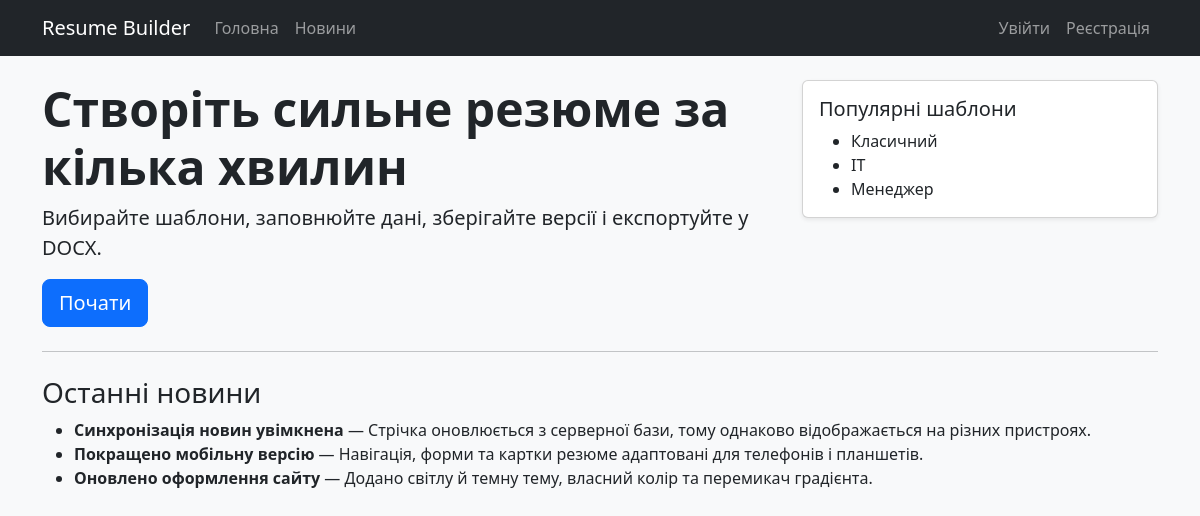
The page / on the database its author committed.
### builder/models.py (models this page shows, shortened)
class NewsItem(models.Model):
    CATEGORY_CHOICES = [
        ('updates', 'Оновлення сервісу'),
        ('features', 'Нові функції'),
        ('tips', 'Поради'),
        ('templates', 'Шаблони резюме'),
    ]
    STATUS_CHOICES = [
        ('published', 'Опубліковано'),
        ('draft', 'Чернетка'),
    ]
    title = models.CharField(max_length=200)
    content = models.TextField()
    image = models.ImageField(upload_to='news/', blank=True, null=True)
    author = models.ForeignKey(User, on_delete=models.SET_NULL, null=True, blank=True, related_name='news_items')
    created_at = models.DateTimeField(default=timezone.now)
    updated_at = models.DateTimeField(auto_now=True)
    category = models.CharField(max_length=20, choices=CATEGORY_CHOICES, default='updates')
    status = models.CharField(max_length=12, choices=STATUS_CHOICES, default='published')
    is_pinned = models.BooleanField(default=False)

### builder/views.py (the view)
# urls.py: path('', views.home, name='home'),
def home(request):
    return render(request, 'home.html', {'news_items': NewsItem.objects.order_by('-created_at')[:3]})

### builder/context_processors.py (called while the page is built)
def user_profile(request):
    if request.user.is_authenticated:
        profile = Profile.objects.filter(user=request.user).first()
        return {'user_profile': profile}
    return {'user_profile': None}

### templates/home.html
{% extends 'base.html' %}
{% block content %}
<div class="row g-4">
    <div class="col-lg-8">
        <h1 class="display-5 fw-bold">Створіть сильне резюме за кілька хвилин</h1>
        <p class="lead">Вибирайте шаблони, заповнюйте дані, зберігайте версії і експортуйте у DOCX.</p>
        <a class="btn btn-primary btn-lg" href="{% url 'templates_list' %}">Почати</a>
    </div>
    <div class="col-lg-4">
        <div class="card shadow-sm">
            <div class="card-body">
                <h5 class="card-title">Популярні шаблони</h5>
                <ul class="mb-0">
                    <li>Класичний</li>
                    <li>IT</li>
                    <li>Менеджер</li>
                </ul>
            </div>
        </div>
    </div>
</div>
<hr class="my-4">
<h3>Останні новини</h3>
<ul>
    {% for item in news_items %}
    <li><strong>{{ item.title }}</strong> — {{ item.content }}</li>
    {% empty %}
    <li>Наразі немає новин.</li>
    {% endfor %}
</ul>
{% endblock %}

### builder/static/builder/responsive.css (style rules this page uses)
html { overflow-x: hidden; }
:root { --page-background: #f8f9fa; --surface-color: #ffffff; --text-color: #212529; --muted-color: #6c757d; --primary-color: #0d6efd; --secondary-color: #6f42c1; --accent-color: #dc3545; --background-color: #f8f9fa; --gradient-direction: 135deg; }
body { background-color: var(--background-color); color: var(--text-color); }
body:not(.gradient-enabled) { background-image: none; }
.card, .list-group-item, .form-control, .form-select { background-color: var(--surface-color); color: var(--text-color); border-color: rgba(128, 128, 128, .35); }
a { color: var(--primary-color); }
.btn-primary { --bs-btn-bg: var(--primary-color); --bs-btn-border-color: var(--primary-color); --bs-btn-hover-bg: var(--primary-color); --bs-btn-hover-border-color: var(--primary-color); }
body { min-width: 320px; }
.card, .list-group-item { overflow-wrap: anywhere; }

### rows shown on the page
NewsItem: title "Синхронізація новин увімкнена", content "Стрічка оновлюється з серверної бази, тому однаково відображається на різних пристроях."
NewsItem: title "Покращено мобільну версію", content "Навігація, форми та картки резюме адаптовані для телефонів і планшетів."
NewsItem: title "Оновлено оформлення сайту", content "Додано світлу й темну тему, власний колір та перемикач градієнта."
